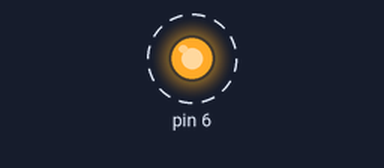
Bench run of a sketch on a simulated Arduino Uno, built with avr-gcc and run on an emulated ATmega328P. On the bench: output pins drawn as LEDs (lit = HIGH). Dashed ring = blinking.

Above: at 0.5 s.
Timing chart, 0 to 4.6 s (numbered marks = the images above):
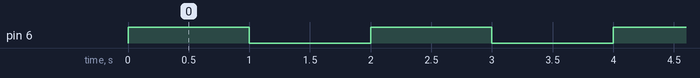

The sketch:

example-1.ino
```cpp
#define F_CPU 16000000UL

#ifndef PIN_MACROS_H
#define PIN_MACROS_H

#define PIN_SET(REG, PIN)       REG |= (1 << PIN)
#define PIN_UNSET(REG, PIN)     REG &= ~(1 << PIN)
#define PIN_TOGGLE(REG, PIN)    REG ^= (1 << PIN)
#define PIN_READ(REG, PIN)      ((REG & (1 << PIN)) >> PIN)

#endif


#include <avr/io.h>
#include <util/delay.h>

int main(void) {
  PIN_SET(DDRD, PD6);
  PIN_SET(PORTD, PD6);

  while (1) {
    PIN_SET(PORTD, PD6);
    _delay_ms(1000);
    PIN_UNSET(PORTD, PD6);
    _delay_ms(1000);
  }

  return 0;
}
```

Measured:
- by itself, pin 6: alternates HIGH for 1.0 s and LOW for 1.0 s
